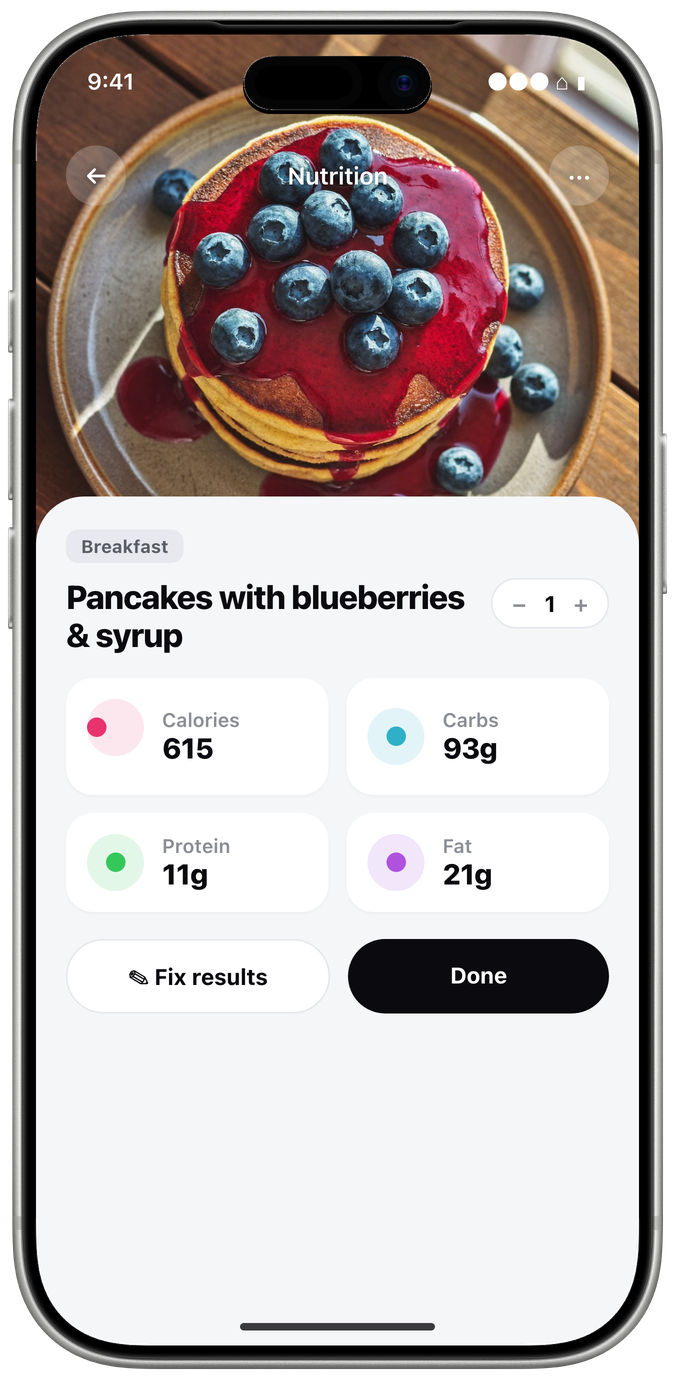
#> input picture framed-hero-nutri.png, 675 x 1380 px
$ python replace_frame.py framed-hero-nutri.png framed-hero-scan.png out.png
#> lines starting #> are read from the running program, lines starting #| are printed output that depends on the picture
"""Paste the exact app screen back onto a Higgsfield image generated from a framed phone.
usage: replace_frame.py <generated> <framed_phone_rgba.png> <out.jpg>
Search (scale, rotation, position) for the SCREEN EDGE: score = brightness just
inside the screen boundary minus brightness just outside it (the dark bezel).
That locks the paste to the model's screen instead of the bezel silhouette."""
import sys, os, json, numpy as np
from PIL import Image, ImageFilter
from collections import deque
gen=Image.open(sys.argv[1]).convert('RGB'); fr=Image.open(sys.argv[2]).convert('RGBA')
#> after `gen = Image.open(sys.argv[1]).convert('RGB')`:
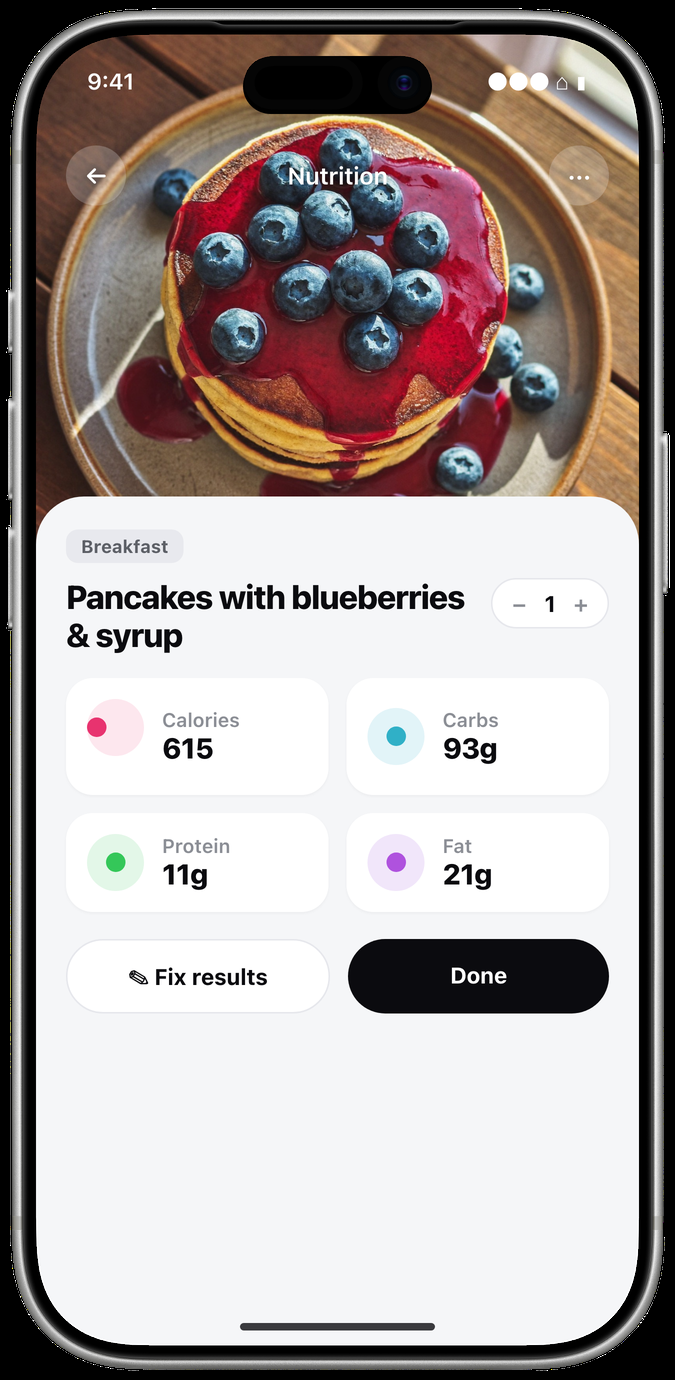
#> gen: PIL image 675x1380 RGB; mean R, G, B 171.4, 162.1, 160
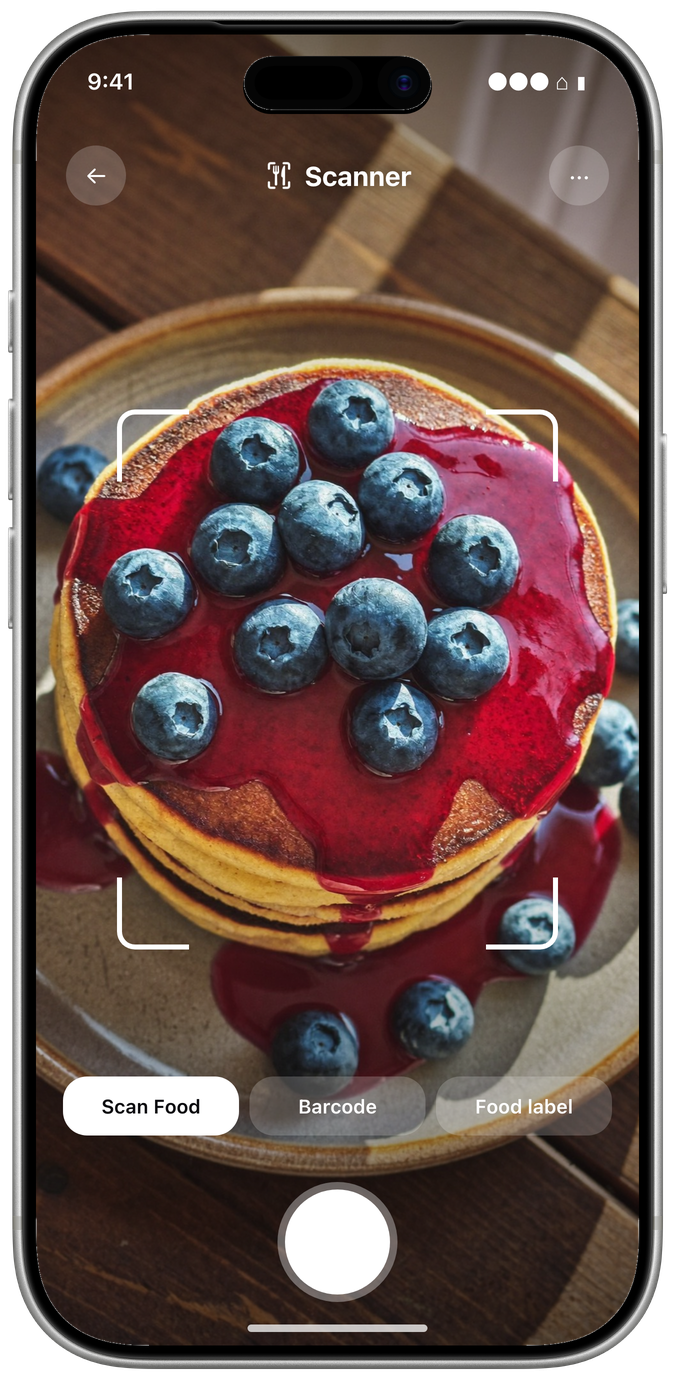
#> input picture framed-hero-scan.png, 675 x 1380 px
#> further down, fr is the input picture: PIL image 675x1380 RGBA; mean R, G, B, A 95.3, 71.2, 65.8, 238.8
gen=gen.resize((gen.width*2,gen.height*2),Image.LANCZOS)
#> gen: PIL image 1350x2760 RGB
gs=np.asarray(gen.convert('L')).astype(float)/255.0
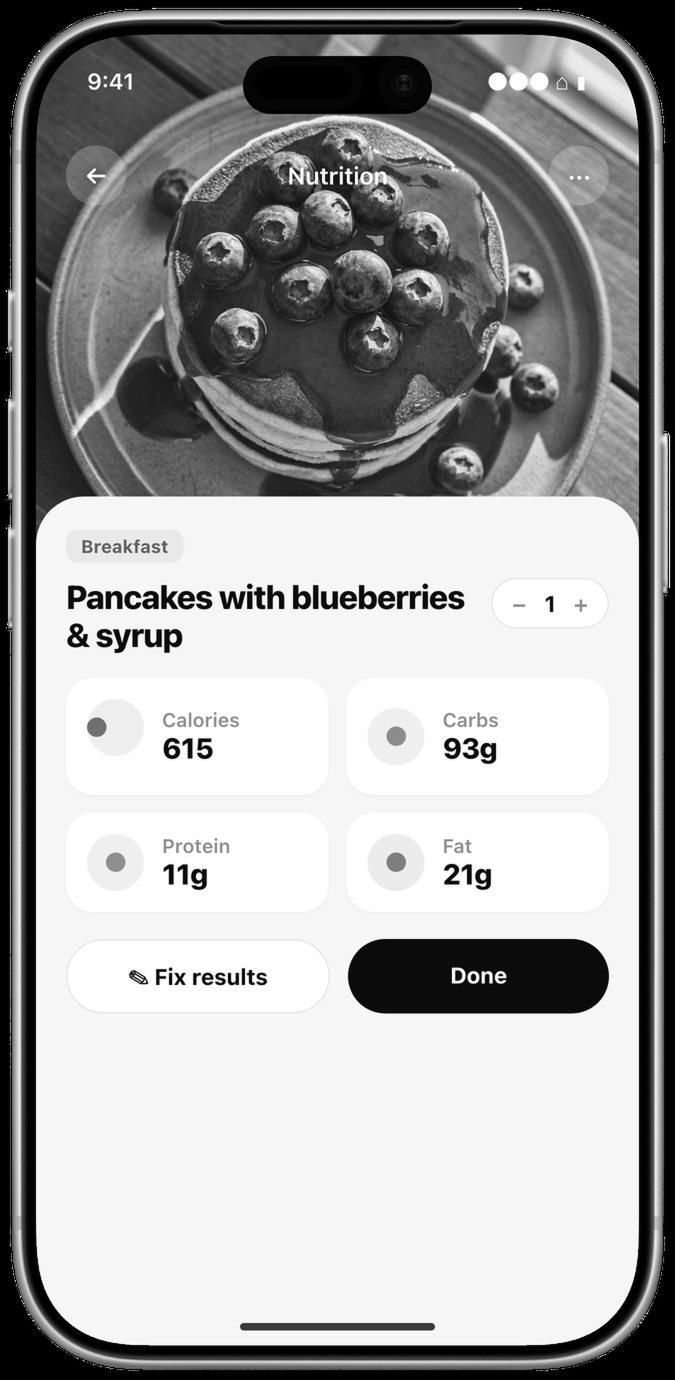
#> gs: shape (2760, 1350) float64 (shown at 1/2 size); min 0, max 1, mean 0.646
#> (the run stopped early here; a loop or call above may not have finished)
